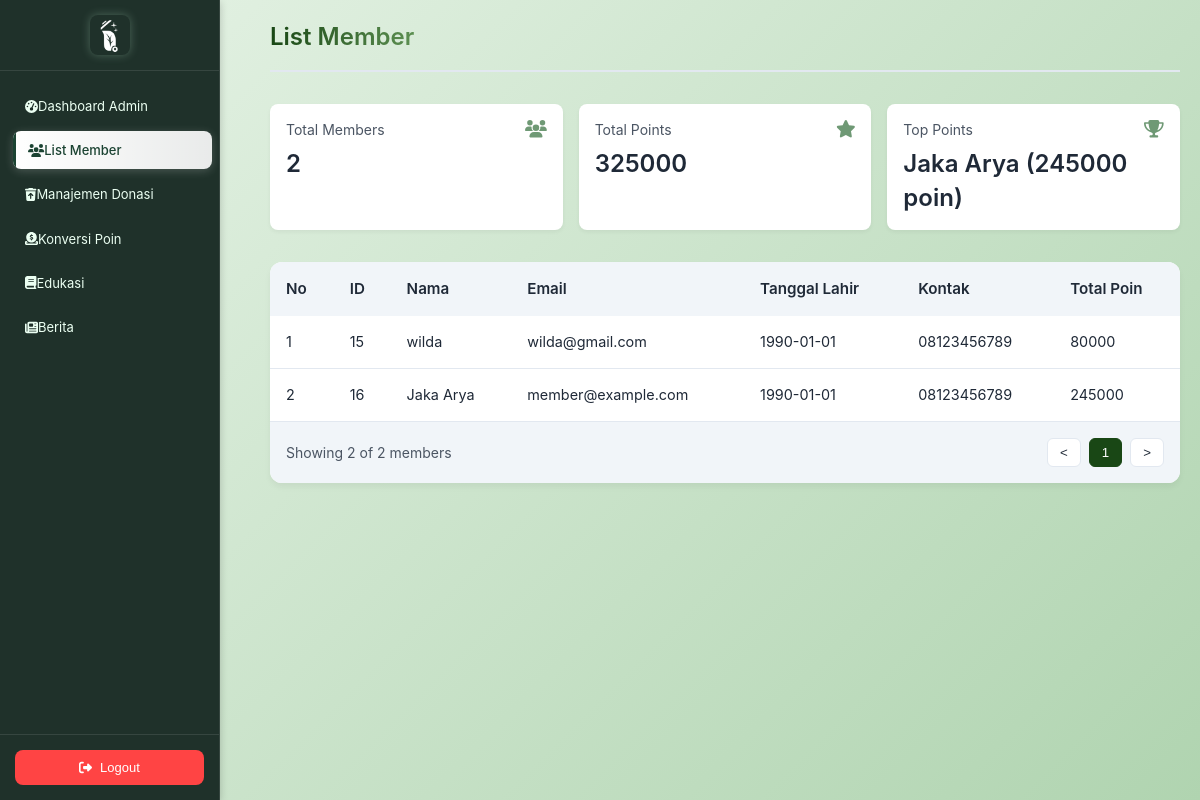
The app's page /admin-member.php with its own data.
### tables this page shows
CREATE TABLE `pengguna` (
  `pengguna_id` int(3) NOT NULL,
  `nama` varchar(20) NOT NULL,
  `email` varchar(30) NOT NULL,
  `total_poin` int(10) NOT NULL,
  `kontak` varchar(15) NOT NULL,
  `password` varchar(255) NOT NULL,
  `tanggal_lahir` date NOT NULL
);

### html/admin-member.php (the view, shortened to what this page needs)
<?php
include "koneksi.php";
$sql = "
    SELECT
        p.pengguna_id,
        p.nama,
        p.email,
        p.tanggal_lahir,
        p.kontak,
        COALESCE(SUM(d.poin), 0) AS total_poin
    FROM
        pengguna p
    LEFT JOIN
        donasi_sampah d
    ON
        p.pengguna_id = d.pengguna_id
    GROUP BY
        p.pengguna_id, p.nama, p.email, p.tanggal_lahir, p.kontak
";
$result = $conn->query($sql);
$totalUsers = 0;
$totalPoints = 0;
$topPointUser = ['nama' => '-', 'total_poin' => 0];
if ($result && $result->num_rows > 0) {
    $totalUsers = $result->num_rows;
    while ($row = $result->fetch_assoc()) {
        $totalPoints += $row['total_poin'];
        if ($row['total_poin'] > $topPointUser['total_poin']) {
            $topPointUser = ['nama' => $row['nama'], 'total_poin' => $row['total_poin']];
        }
    }
    $result->data_seek(0);
}
?>
<!DOCTYPE html>
<html lang="en">
<head>
</head>
<body>
    <?php include 'admin-navbar.php'; ?>
    <div class="content">
        <div class="page-header">
            <h1 class="title text-lg font-bold">List Member</h1>
        </div>
        <div class="stats-container">
            <div class="stat-card">
                <i class="fas fa-users fa-lg stat-icon"></i>
                <div class="stat-title">Total Members</div>
                <div class="stat-value"><?php echo $totalUsers; ?></div>
            </div>
            <div class="stat-card">
                <i class="fas fa-star fa-lg stat-icon"></i>
                <div class="stat-title">Total Points</div>
                <div class="stat-value"><?php echo $totalPoints; ?></div>
            </div>
            <div class="stat-card">
                <i class="fas fa-trophy fa-lg stat-icon"></i>
                <div class="stat-title">Top Points</div>
                <div class="stat-value"><?php echo $topPointUser['nama']; ?> (<?php echo $topPointUser['total_poin']; ?> poin)</div>
            </div>
        </div>
        <div class="table-container">
            <table>
                <thead>
                    <tr>
                        <th>No</th>
                        <th>ID</th>
                        <th>Nama</th>
                        <th>Email</th>
                        <th>Tanggal Lahir</th>
                        <th>Kontak</th>
                        <th>Total Poin</th>
                    </tr>
                </thead>
                <tbody>
                <?php if ($result && $result->num_rows > 0): ?>
          <?php $no = 1;  ?>
          <?php while ($row = $result->fetch_assoc()): ?>
                    <tr>
                    <td><?php echo $no++; ?></td>
                    <td><?php echo htmlspecialchars($row['pengguna_id']); ?></td>
                        <td><?php echo htmlspecialchars($row['nama']); ?></td>
                        <td><?php echo htmlspecialchars($row['email']); ?></td>
                        <td><?php echo htmlspecialchars($row['tanggal_lahir']); ?></td>
                        <td><?php echo htmlspecialchars($row['kontak']); ?></td>
                        <td><?php echo htmlspecialchars($row['total_poin']); ?></td>
                    </tr>
                <?php endwhile; ?>
            <?php else: ?>
                <tr>
                    <td colspan="6">Tidak ada data pengguna.</td>
                </tr>
            <?php endif; ?>
                </tbody>
            </table>
            <div class="table-footer">
                <p>Showing <?php echo $result->num_rows; ?> of <?php echo $totalUsers; ?> members</p>
                <div class="pagination">
                    <button class="page-button" disabled>&lt;</button>
                    <button class="page-button active">1</button>
                    <button class="page-button" disabled>&gt;</button>
                </div>
            </div>
        </div>
    </div>
</body>
</html>

### html/admin-member.php (style rules this page uses)
:root { --primary:rgb(25, 71, 21); --primary-light:rgb(76, 128, 83); --secondary: #0ea5e9; --accent:rgb(92, 143, 81); --success:rgb(10, 57, 27); --warning: #eab308; --text-primary: #1f2937; --text-secondary: #4b5563; --bg-primary: #f8fafc; --bg-secondary: #f1f5f9; --border: #e2e8f0; }
* { margin: 0; padding: 0; box-sizing: border-box; }
body { font-family: 'Segoe UI', Tahoma, Geneva, Verdana, sans-serif; display: flex; background: linear-gradient(135deg, #e6f3e6 0%, #b0d4b0 100%); }
.content { margin-left: 250px; padding: 20px; width: calc(100% - 250px); min-height: 100vh; }
.page-header { margin-bottom: 2rem; padding-bottom: 1rem; border-bottom: 2px solid var(--border); display: flex; justify-content: space-between; align-items: center; }
.title { color: var(--text-primary); font-size: 1.5rem; font-weight: 600; background: linear-gradient(to right, var(--primary), var(--accent)); -webkit-background-clip: text; background-clip: text; -webkit-text-fill-color: transparent; }
.stats-container { display: grid; grid-template-columns: repeat(auto-fit, minmax(200px, 1fr)); gap: 1rem; margin-bottom: 2rem; }
.stat-card { background: white; padding: 1rem; border-radius: 8px; box-shadow: 0 2px 4px rgba(0, 0, 0, 0.05); transition: transform 0.2s, box-shadow 0.2s; }
.stat-title { color: var(--text-secondary); font-size: 0.875rem; margin-bottom: 0.5rem; }
.stat-value { color: var(--text-primary); font-size: 1.5rem; font-weight: 600; }
.stat-icon { float: right; color: var(--primary-light); opacity: 0.8; }
.table-container { background: white; border-radius: 12px; box-shadow: 0 4px 6px rgba(0, 0, 0, 0.05); overflow: hidden; }
table { width: 100%; border-collapse: collapse; }
th, td { padding: 1rem; text-align: left; }
th { background: var(--bg-secondary); color: var(--text-primary); font-weight: 600; font-size: 0.95rem; white-space: nowrap; }
td { color: var(--text-primary); border-bottom: 1px solid var(--border); font-size: 0.9rem; }
tr { transition: background-color 0.2s; }
.table-footer { padding: 1rem; background: var(--bg-secondary); color: var(--text-secondary); font-size: 0.875rem; display: flex; justify-content: space-between; align-items: center; }
.pagination { display: flex; gap: 0.5rem; align-items: center; }
.page-button { padding: 0.375rem 0.75rem; border: 1px solid var(--border); background: white; border-radius: 6px; color: var(--text-primary); cursor: pointer; transition: all 0.2s; }
.page-button.active { background: var(--primary); color: white; border-color: var(--primary); }

### html/admin-navbar.php (style rules this page uses)
:root { --primary-color: rgb(31, 49, 42); --secondary-color: #2d6a4f; --accent-color: #40916c; --danger-color: #ff4444; --background-dark: rgb(255, 255, 255); --text-light: #ffffff; --text-gray: rgb(235, 255, 242); --hover-bg: #ffffff; --hover-text: #1b4332; --soft-shadow: 0 2px 8px rgba(0, 0, 0, 0.2); --hover-transition: all 0.2s ease-in-out; }
* { margin: 0; padding: 0; box-sizing: border-box; }
body { font-family: 'Inter', 'Arial', sans-serif; line-height: 1.4; background-color: var(--background-dark); color: var(--text-light); font-size: 14px; }

### records on screen
pengguna: nama "Jaka Arya", pengguna_id "16", email "member@example.com", tanggal_lahir "1990-01-01", kontak "08123456789", total_poin "245000"
pengguna: pengguna_id "15", nama "wilda", email "wilda@gmail.com", tanggal_lahir "1990-01-01", kontak "08123456789", total_poin "80000"

### other values on screen
$totalUsers "2"
$totalPoints "325000"
$topPointUser['total_poin'] "245000"
$result->num_rows "2"
